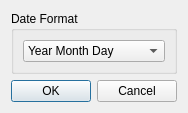
<?xml version="1.0" encoding="UTF-8"?>
<ui version="4.0">
 <class>ParserOptionsDialog</class>
 <widget class="QDialog" name="ParserOptionsDialog">
  <property name="geometry">
   <rect>
    <x>0</x>
    <y>0</y>
    <width>174</width>
    <height>100</height>
   </rect>
  </property>
  <property name="windowTitle">
   <string>Plo.Py</string>
  </property>
  <property name="modal">
   <bool>true</bool>
  </property>
  <layout class="QVBoxLayout" name="verticalLayout_2">
   <item>
    <widget class="QGroupBox" name="date_format_frame">
     <property name="title">
      <string>Date Format</string>
     </property>
     <layout class="QVBoxLayout" name="verticalLayout">
      <item>
       <widget class="QComboBox" name="date_format">
        <item>
         <property name="text">
          <string>Year Month Day</string>
         </property>
        </item>
        <item>
         <property name="text">
          <string>Day Month Year</string>
         </property>
        </item>
        <item>
         <property name="text">
          <string>Month Day Year</string>
         </property>
        </item>
        <item>
         <property name="text">
          <string>Year Day Month</string>
         </property>
        </item>
       </widget>
      </item>
     </layout>
    </widget>
   </item>
   <item>
    <widget class="QDialogButtonBox" name="buttonBox">
     <property name="orientation">
      <enum>Qt::Horizontal</enum>
     </property>
     <property name="standardButtons">
      <set>QDialogButtonBox::Cancel|QDialogButtonBox::Ok</set>
     </property>
    </widget>
   </item>
  </layout>
 </widget>
 <resources/>
 <connections>
  <connection>
   <sender>buttonBox</sender>
   <signal>accepted()</signal>
   <receiver>ParserOptionsDialog</receiver>
   <slot>accept()</slot>
   <hints>
    <hint type="sourcelabel">
     <x>248</x>
     <y>254</y>
    </hint>
    <hint type="destinationlabel">
     <x>157</x>
     <y>274</y>
    </hint>
   </hints>
  </connection>
  <connection>
   <sender>buttonBox</sender>
   <signal>rejected()</signal>
   <receiver>ParserOptionsDialog</receiver>
   <slot>reject()</slot>
   <hints>
    <hint type="sourcelabel">
     <x>316</x>
     <y>260</y>
    </hint>
    <hint type="destinationlabel">
     <x>286</x>
     <y>274</y>
    </hint>
   </hints>
  </connection>
 </connections>
</ui>
